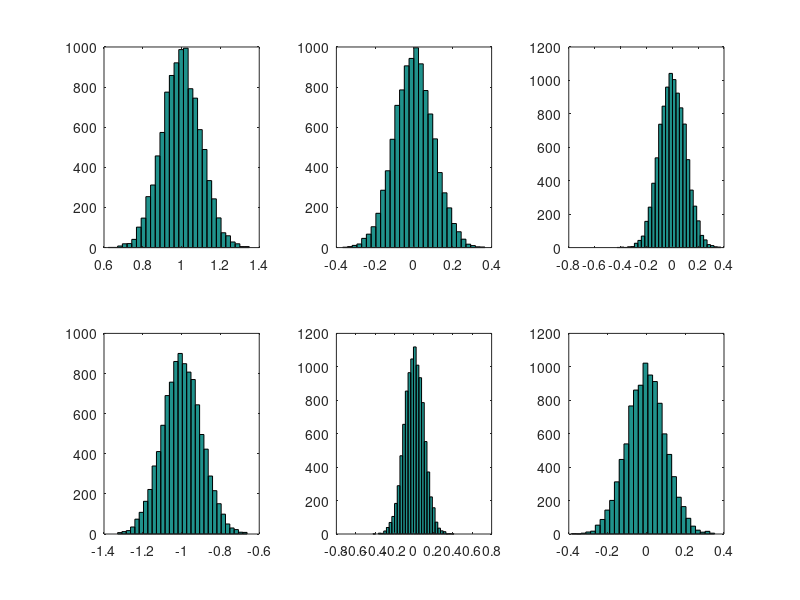
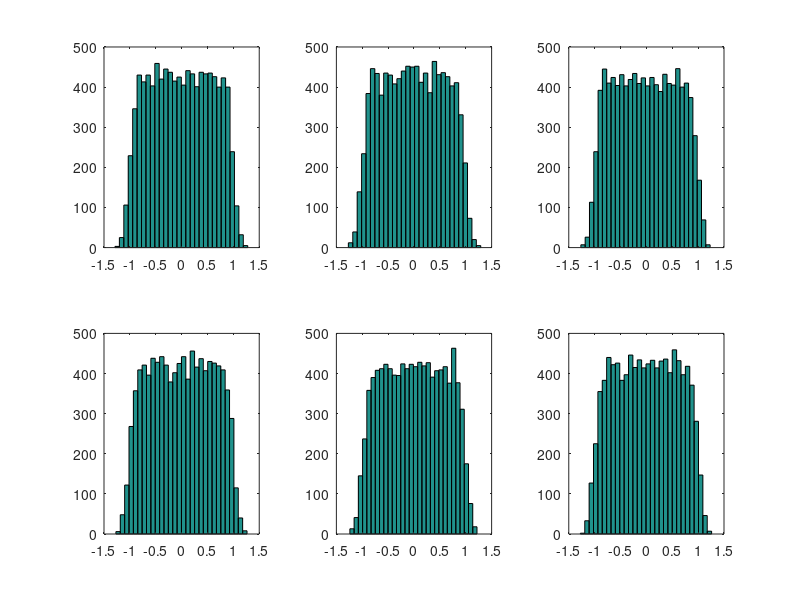
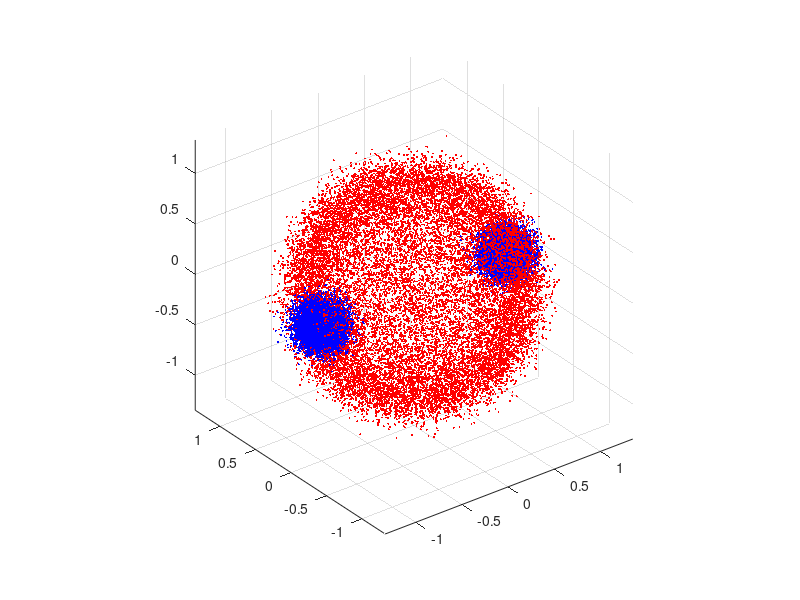

Reproduce these figures in MATLAB, in order.
%% Gas collision simulation
% A classical simulation of the evolution of the momentum distribution of
% gas by two-particle collisions
% DK Shin
% 07.11.15

close all; clear variables;

%% Simulation parameters
% momentum distribution parameters (NORMAL distribution)
mean{1} = [1;0;0];
stddev{1} = [0.1;0.1;0.1];
%mean{2} = [-3;0;0];
mean{2} = -mean{1};     % fix global origin as centre of motion for the system
stddev{2} = [0.1;0.1;0.1];

n_pair = 10000;   % sample number (number of pairs for TBC)

%% Simulation
% create sample from momentum distribution and output histogram
p_in = cell(2,1);
figure();
for i=1:2
    for j=1:3
        p_in{i}(j,:) = random('norm',mean{i}(j),stddev{i}(j),[1,n_pair]);
        subplot(2,3,(i-1)*3+j); hist(p_in{i}(j,:),30);
    end
end

% two-body collision: s-wave scattering
P_com = (p_in{1}+p_in{2})/2;    % collision centre frame

p_0 = p_in{1}-P_com;            % momentum of particle-1 in centre frame (pair momentum 0)
p_0_abs = zeros(1,n_pair);      % magnitude of colliding momentum in com
for i=1:n_pair
    p_0_abs(i) = norm(p_0(:,i));
end

scat_angle(1,:) = acos(2*rand([1,n_pair])-1);   % polar scattering angle for spherically uniform distribution
scat_angle(2,:) = 2*pi*rand([1,n_pair]);        % azimutal scattering angle

p_0_scat = zeros(3,n_pair);         % scattered momenta in com
p_0_scat(1,:) = p_0_abs.*sin(scat_angle(1,:)).*cos(scat_angle(2,:));
p_0_scat(2,:) = p_0_abs.*sin(scat_angle(1,:)).*sin(scat_angle(2,:));
p_0_scat(3,:) = p_0_abs.*cos(scat_angle(1,:));

p_out = cell(2,1);
p_out{1} = p_0_scat + P_com;        % tranform scattered momentum back to the original reference frame
p_out{2} = -p_0_scat + P_com;       % the collision partner

%% Graphical output
% Scattered momentum distribution
figure();
for i=1:2
    for j=1:3
        subplot(2,3,(i-1)*3+j); hist(p_out{i}(j,:),30);
    end
end

% scatter plot
figure();
for i = 1:2
    scatter3(p_in{i}(1,:),p_in{i}(2,:),p_in{i}(3,:),2,'b','filled'); hold on;
end

for i = 1:2
    scatter3(p_out{i}(1,:),p_out{i}(2,:),p_out{i}(3,:),2,'r','filled'); hold on; axis equal;
end
